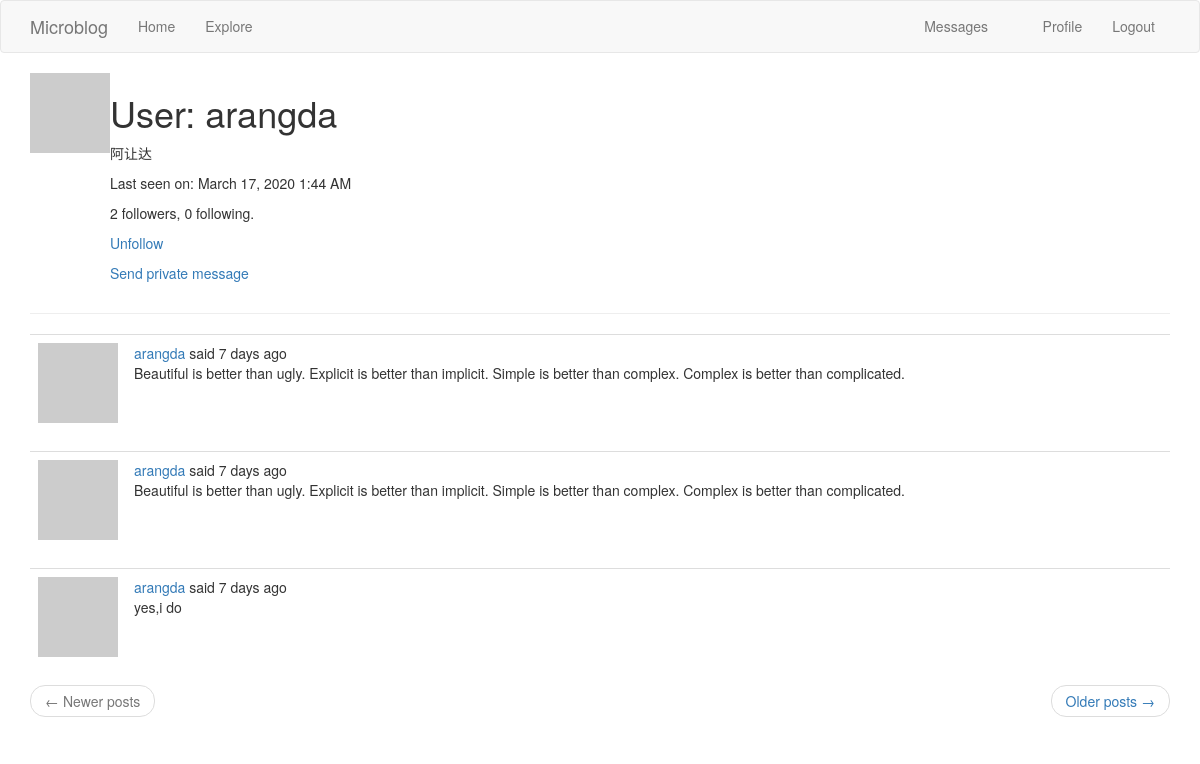
/user/arangda (signed in), run on an earlier commit of the app's database.
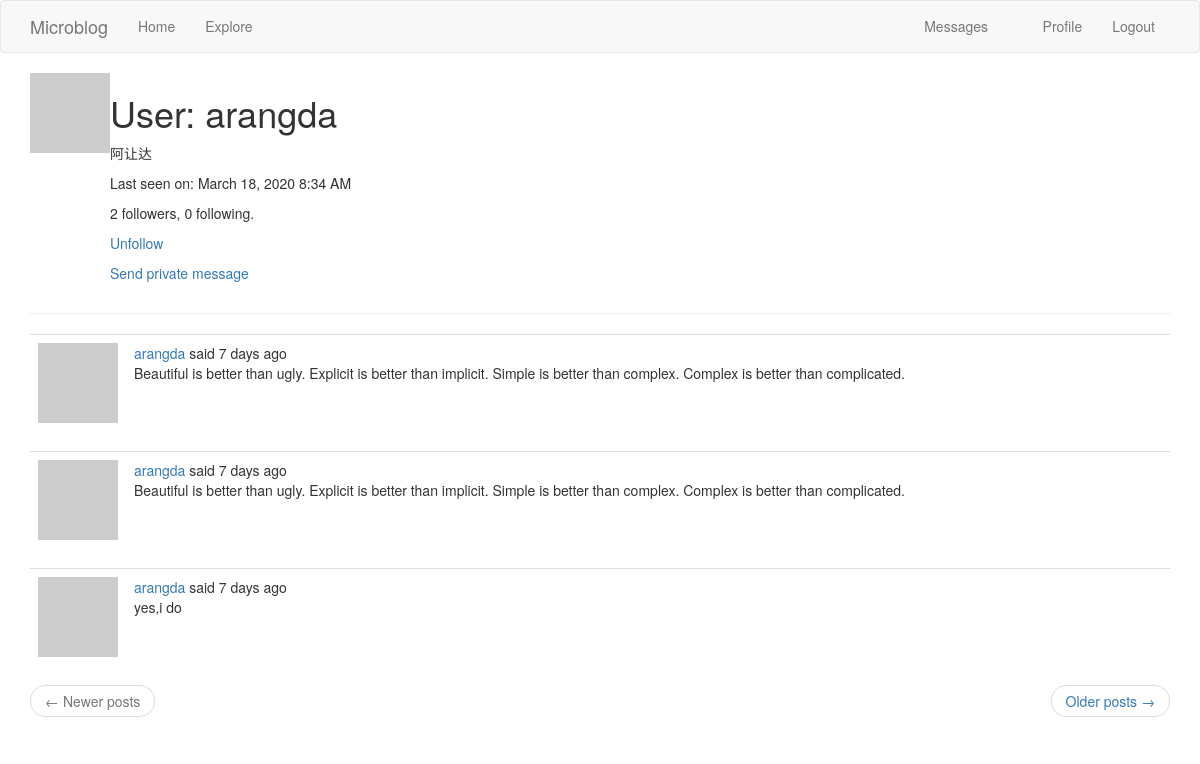
And on a later commit of the database.
### app/models.py (models this page shows, shortened)
class PaginatedAPIMixin(object):
    @staticmethod
    def to_collection_dict(query, page, per_page, endpoint, **kwargs):
        resources = query.paginate(page, per_page, False)
        data = {
            'items': [item.to_dict() for item in resources.items],
            '_meta': {
                'page': page,
                'per_page': per_page,
                'total_pages': resources.pages,
                'total_items': resources.total
            },
            '_links': {
                'self': url_for(endpoint, page=page, per_page=per_page,
                                **kwargs),
                'next': url_for(endpoint, page=page + 1, per_page=per_page,
                                **kwargs) if resources.has_next else None,
                'prev': url_for(endpoint, page=page - 1, per_page=per_page,
                                **kwargs) if resources.has_prev else None
            }
        }
        return data

class User(PaginatedAPIMixin,UserMixin,db.Model):
    id = db.Column(db.Integer,primary_key=True)
    username = db.Column(db.String(64),index=True,unique=True)
    email = db.Column(db.String(120),index=True,unique=True)
    password_hash = db.Column(db.String(128))
    about_me = db.Column(db.String(140))
    last_seen = db.Column(db.DateTime,default=datetime.utcnow)
    posts = db.relationship('Post',backref='author',lazy='dynamic')
    messages_sent = db.relationship('Message',
                                    foreign_keys='Message.sender_id',
                                    backref='author', lazy='dynamic')
    messages_received = db.relationship('Message',
                                        foreign_keys='Message.recipient_id',
                                        backref='recipient', lazy='dynamic')
    last_message_read_time = db.Column(db.DateTime)
    token = db.Column(db.String(32), index=True, unique=True)
    token_expiration = db.Column(db.DateTime)
    notifications = db.relationship('Notification',backref='user',lazy='dynamic')
    followed = db.relationship(
        'User',secondary=followers,
        primaryjoin=(followers.c.follower_id == id),
        secondaryjoin=(followers.c.followed_id == id),
        backref=db.backref('followers',lazy='dynamic'),lazy='dynamic'
    )
    tasks = db.relationship('Task',backref='user',lazy='dynamic')
    def new_messages(self):
        last_read_time = self.last_message_read_time or datetime(1900, 1, 1)
        return Message.query.filter_by(recipient=self).filter(
            Message.timestamp > last_read_time).count()
    def avatar(self,size):
        digest = md5(self.email.lower().encode('utf-8')).hexdigest()
        return 'https://www.gravatar.com/avatar/{}?d=identicon&s={}'.format(digest,size)
    def is_following(self,user):
        return self.followed.filter(
            followers.c.followed_id == user.id).count() > 0
    def get_tasks_in_progress(self):
        return Task.query.filter_by(user=self, complete=False).all()

class Post(db.Model):
    id = db.Column(db.Integer,primary_key=True)
    body = db.Column(db.String(140))
    timestamp = db.Column(db.DateTime,index=True,default=datetime.utcnow)
    user_id = db.Column(db.Integer,db.ForeignKey('user.id'))
    language = db.Column(db.String(5))

### app/main/routes.py (the view)
@bp.route('/user/<username>')
@login_required
def user(username):
    user = User.query.filter_by(username=username).first_or_404()
    page = request.args.get('page',1,type=int)
    posts = user.posts.order_by(Post.timestamp.desc()).paginate(
        page,current_app.config['POSTS_PER_PAGE'],False
    )
    next_url = url_for('main.user',username=user.username,page=posts.next_num) if posts.has_next else None
    prev_url = url_for('main.user',username=user.username,page=posts.prev_num) if posts.has_prev else None
    return render_template('user.html', user=user, posts=posts.items,next_url=next_url,prev_url=prev_url)

### app/main/routes.py (called while the page is built)
@bp.before_app_request
def before_request():
    g.locale = str(get_locale())
    if current_user.is_authenticated:
        current_user.last_seen = datetime.utcnow()
        db.session.commit()

### app/models.py (called while the page is built)
@login.user_loader
def load_user(id):
    return User.query.get(int(id))

### app/templates/user.html
{% extends "base.html" %}
{% block app_content %}
    <table>
        <tr valign="top">
            <td><img src="{{ user.avatar(128) }}"></td>
            <td>
                <h1>User: {{ user.username }}</h1>
                {% if user.about_me %}<p>{{ user.about_me }}</p>{% endif %}
                {% if user.last_seen %}<p>{{ _('Last seen on')}}: {{ moment(user.last_seen).format('LLL') }}</p>{% endif %}
                <p>{{ user.followers.count() }} {{_('followers')}}, {{ user.followed.count() }} {{ _('following')}}.</p>
                {% if user == current_user %}
                <p><a href="{{ url_for('main.edit_profile') }}">Edit your profile</a></p>
                {% if not current_user.get_task_in_progress('export_posts') %}
                <p><a href="{{ url_for('main.export_posts') }}">{{ _('Export your posts') }}</a></p>
                {% endif %}
                {% elif not current_user.is_following(user) %}
                <p><a href="{{ url_for('main.follow', username=user.username) }}">{{ _('Follow') }}</a></p>
                {% else %}
                <p><a href="{{ url_for('main.unfollow', username=user.username) }}">{{ _('Unfollow') }}</a></p>
                {% endif %}
                {% if user != current_user %}
                <p>
                    <a href="{{ url_for('main.send_message',recipient=user.username) }} ">
                        {{ _('Send private message')}}
                    </a>
                </p>
                {% endif %}
            </td>
        </tr>
    </table>
    <hr>
    {% for post in posts %}
        {% include '_post.html' %}
    {% endfor %}
    <nav aria-label="...">
        <ul class="pager">
            <li class="previous{% if not prev_url %} disabled{% endif %}">
                <a href="{{ prev_url or '#' }}">
                    <span aria-hidden="true">&larr;</span> Newer posts
                </a>
            </li>
            <li class="next{% if not next_url %} disabled{% endif %}">
                <a href="{{ next_url or '#' }}">
                    Older posts <span aria-hidden="true">&rarr;</span>
                </a>
            </li>
        </ul>
    </nav>
{% endblock %}

### app/templates/base.html (shortened to what this page needs)
{% extends 'bootstrap/base.html' %}
{% block navbar %}
    <nav class="navbar navbar-default">
        <div class="container">
            <div class="navbar-header">
                <a class="navbar-brand" href="{{ url_for('main.index') }}">Microblog</a>
            </div>
            <div class="collapse navbar-collapse" id="bs-example-navbar-collapse-1">
                <ul class="nav navbar-nav">
                    <li><a href="{{ url_for('main.index') }}">Home</a></li>
                    <li><a href="{{ url_for('main.explore') }}">Explore</a></li>
                </ul>
                <ul class="nav navbar-nav navbar-right">
                    {% if current_user.is_anonymous %}
                    <li><a href="{{ url_for('auth.login') }}">Login</a></li>
                    {% else %}
                    <li>
                        <a href="{{ url_for('main.messages') }}">
                            {{ _('Messages') }}
                            {% set new_messages = current_user.new_messages() %}
                        </a>
                    </li>
                    <li><a href="{{ url_for('main.user', username=current_user.username) }}">Profile</a></li>
                    <li><a href="{{ url_for('auth.logout') }}">Logout</a></li>
                    {% endif %}
                </ul>
            </div>
        </div>
    </nav>
{% endblock %}
{% block content %}
    <div class="container">
        {% block app_content %}{% endblock %}
    </div>
{% endblock %}

### app/templates/_post.html (shortened to what this page needs)
<table class="table table-hover">
    <tr>
        <td width="70px">
            <a href="{{ url_for('main.user', username=post.author.username) }}">
                <img src="{{ post.author.avatar(70) }}" />
            </a>
        </td>
        <td>
            {{ _('%(username)s said %(when)s',username=user_link,when=moment(post.timestamp).fromNow()) }}
            <br>
            <span id="post{{ post.id }}">{{ post.body }}</span>
        </td>
    </tr>
</table>

What changed in the data, as far as the page shows it:
changed User "arangda": last_seen "March 17, 2020 1:44 AM" → "March 18, 2020 8:34 AM"
